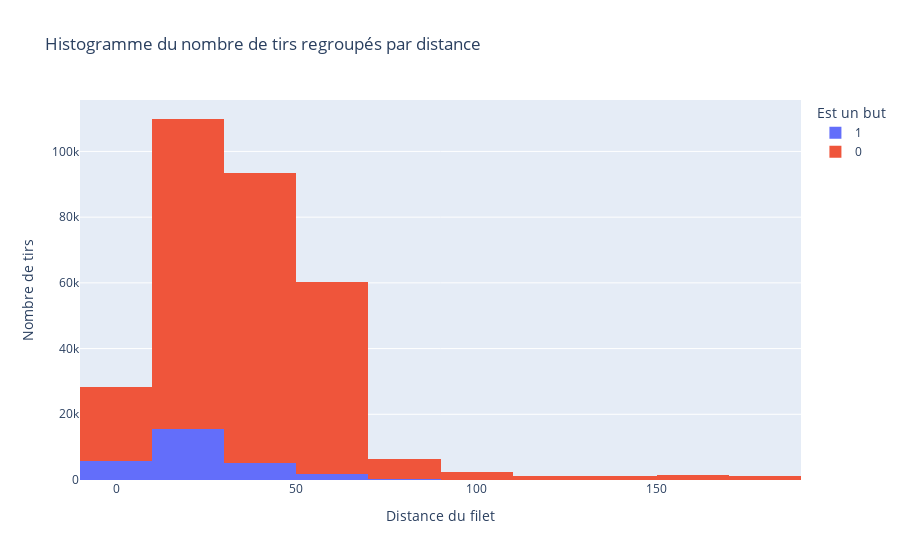

Write notebook code for a chart like this one.
### Code cell
import plotly.express as px

# Grouper par 'Distance du filet' et 'est_un_but' et compter le nombre d'occurrences
df_g = nouveau_df.groupby(['Distance_du_filet', 'est_un_but']).size().reset_index(name='Counts')

# Créer un histogramme
fig = px.histogram(df_g, 
                   x='Distance_du_filet', 
                   y='Counts',
                   color='est_un_but', 
                   labels={'est_un_but': 'Est un but'}, 
                   nbins=10,
                   title='Histogramme du nombre de tirs regroupés par distance')

# Ajouter un titre à l'axe x
fig.update_xaxes(title='Distance du filet')

# Ajouter un titre à l'axe y
fig.update_yaxes(title='Nombre de tirs')

# Afficher le graphique
fig.show()
fig.write_html("/Users/Lenovo/Desktop/article_blog/NHL-blog/hist1.html")

### Figure 1 — Plotly figure (JSON) as saved in the notebook; plotly's stock layout.template omitted (floating-point values rounded to 4 significant figures; data arrays with more than 128 entries replaced by an {"elided": "..."} marker saying what was removed)
{"data": [{"alignmentgroup": "True", "bingroup": "x", "histfunc": "sum", "hovertemplate": "Est un but=1<br>Distance_du_filet=%{x}<br>sum of Counts=%{y}<extra></extra>", "legendgroup": "1", "marker": {"color": "#636efa", "pattern": {"shape": ""}}, "name": "1", "nbinsx": 10, "offsetgroup": "1", "orientation": "v", "showlegend": true, "type": "histogram", "x": {"elided": "1797 float values"}, "xaxis": "x", "y": {"elided": "1797 int values"}, "yaxis": "y"}, {"alignmentgroup": "True", "bingroup": "x", "histfunc": "sum", "hovertemplate": "Est un but=0<br>Distance_du_filet=%{x}<br>sum of Counts=%{y}<extra></extra>", "legendgroup": "0", "marker": {"color": "#EF553B", "pattern": {"shape": ""}}, "name": "0", "nbinsx": 10, "offsetgroup": "0", "orientation": "v", "showlegend": true, "type": "histogram", "x": {"elided": "4868 float values"}, "xaxis": "x", "y": {"elided": "4868 int values"}, "yaxis": "y"}], "layout": {"barmode": "relative", "legend": {"title": {"text": "Est un but"}, "tracegroupgap": 0}, "title": {"text": "Histogramme du nombre de tirs regroupés par distance"}, "xaxis": {"anchor": "y", "domain": [0, 1], "title": {"text": "Distance du filet"}}, "yaxis": {"anchor": "x", "domain": [0, 1], "title": {"text": "Nombre de tirs"}}}}
